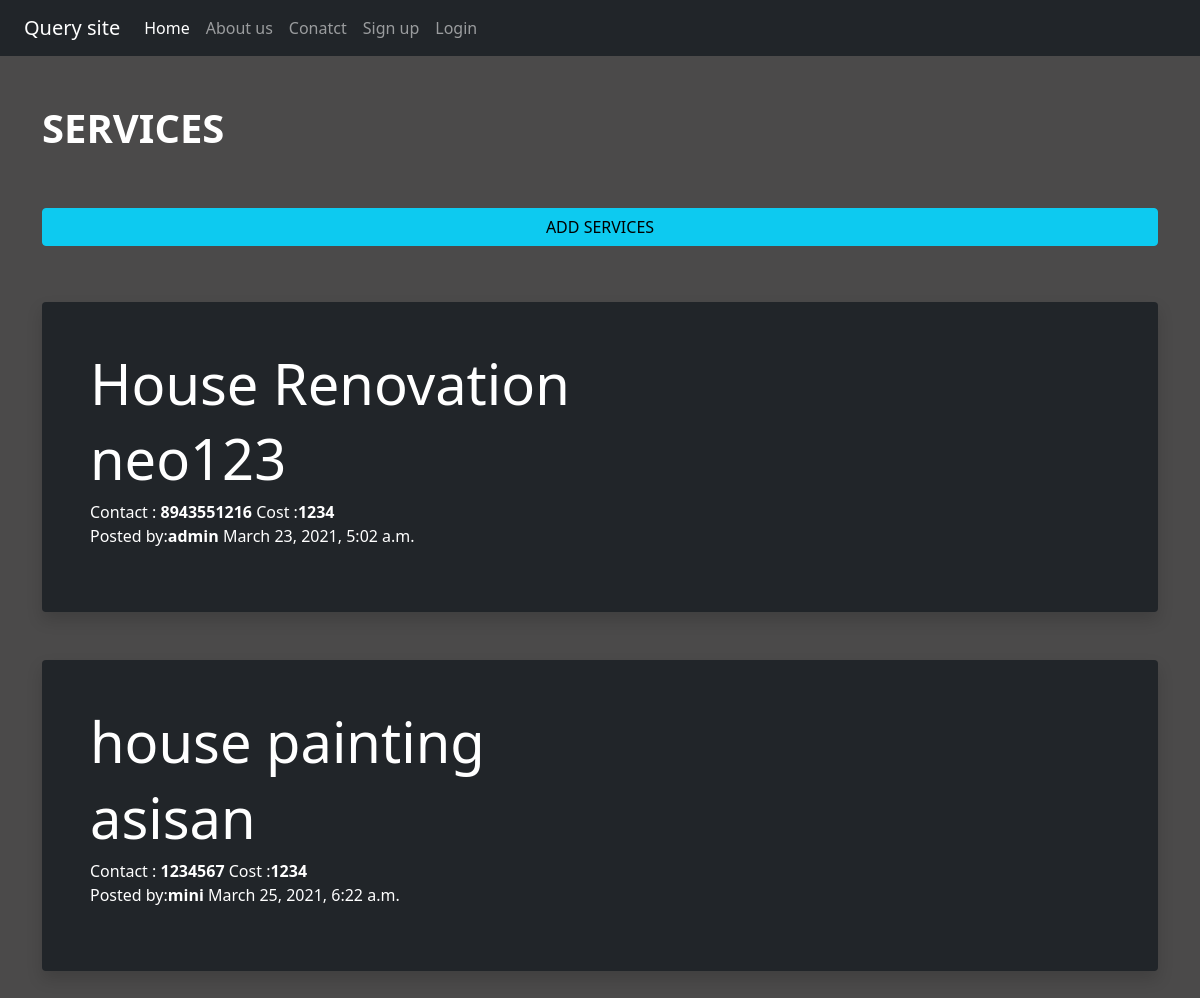
The app's page /service/ with its own data.
### blog/models.py (models this page shows, shortened)
class service(models.Model):
    user_id_ser = models.ForeignKey(User,on_delete=models.CASCADE)
    service_name = models.CharField(max_length=150)
    service_provider = models.TextField()
    service_contact = models.CharField(max_length=20)
    service_cost = models.IntegerField()
    date = models.DateTimeField(auto_now_add=True,null=True)

### blog/views.py (the view, shortened to what this page needs)
# urls.py: path('service/',views.Service,name="service"),
def Service(request):
    all_serrvices = service.objects.all()
    all_query = query.objects.all()
    context = {'services':all_serrvices}
    return render(request,'blog/service.html',context)

### blog/templates/blog/service.html (shortened to what this page needs)
{% extends 'blog/base.html' %}
{% load static %}
{% block content %}
<h1 class="text-white my-5">SERVICES</h1>
<div class="col-sm-center">
    <div class="d-grid gap-2 my-2">
  <button class="btn btn-info font-weight-bold" data-bs-toggle="modal" data-bs-target="#staticBackdrop" type="button">ADD SERVICES</button>
    </div>
</div>
<div class="container">
    {% for serve in services %}
    <div class="jumbotron p-1 p-md-5 my-5 text-white shadow rounded bg-dark">
        <h1 class="display-4 font-italic">{{serve.service_name}}</h1>
        <h2 class="display-4 font-italic">{{serve.service_provider}}</h2>
        <p class=""lead my-3>
            Contact : <b>{{serve.service_contact}}</b>
            Cost    :<b>{{serve.service_cost}}</b><br>
            Posted by:<b>{{serve.user_id_ser.username}}</b>
            {{serve.date}}
        </p>
    </div>
    {% endfor %}
</div>
{% endblock content %}

### blog/static/blog/css/style.css (style rules this page uses)
body { background-color:rgb(75,74,74) }
h1 { font-weight: bold }

### records on screen
service: service_name "House Renovation", service_provider "neo123", service_contact "8943551216", service_cost "1234", user_id_ser.username "admin", date "March 23, 2021, 5:02 a.m."
service: service_name "house painting", service_provider "asisan", service_contact "1234567", service_cost "1234", user_id_ser.username "mini", date "March 25, 2021, 6:22 a.m."
